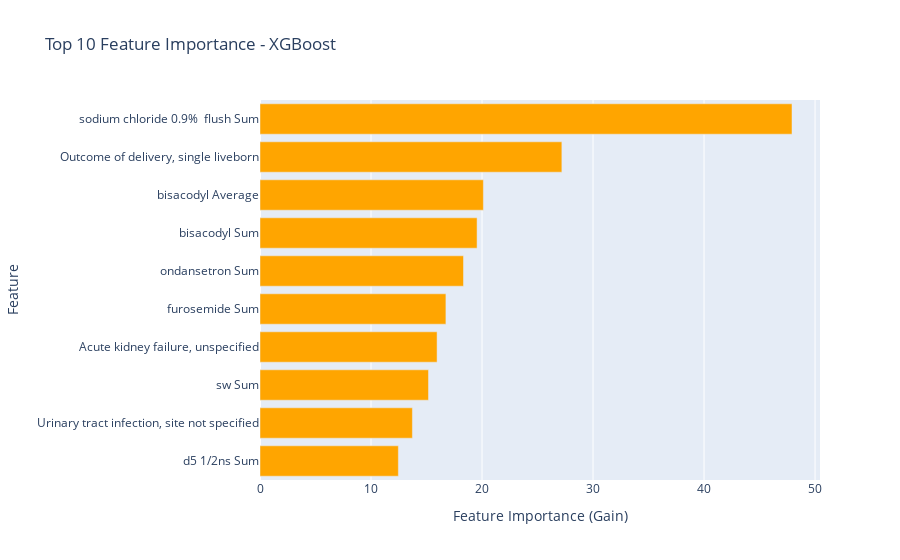

This figure's notebook cell:
### Code cell
import plotly.express as px

# Create the horizontal bar plot
fig = px.bar(
    xgb_importance_df,
    x='Gain',
    y='Feature',
    orientation='h',
    labels={'Gain': 'Feature Importance (Gain)', 'Feature': 'Feature'},
    title='Top 10 Feature Importance - XGBoost',
    color_discrete_sequence=['orange']
)

# Invert y-axis to match Matplotlib's `invert_yaxis()`
fig.update_layout(yaxis=dict(autorange="reversed"))

# Show the figure
fig.show()

### Figure 1 — Plotly figure (JSON) as saved in the notebook; plotly's stock layout.template omitted (floating-point values rounded to 4 significant figures)
{"data": [{"alignmentgroup": "True", "hovertemplate": "Feature Importance (Gain)=%{x}<br>Feature=%{y}<extra></extra>", "legendgroup": "", "marker": {"color": "orange", "pattern": {"shape": ""}}, "name": "", "offsetgroup": "", "orientation": "h", "showlegend": false, "textposition": "auto", "type": "bar", "x": [47.92, 27.19, 20.12, 19.55, 18.33, 16.75, 15.95, 15.18, 13.73, 12.46], "xaxis": "x", "y": ["sodium chloride 0.9%  flush Sum", "Outcome of delivery, single liveborn", "bisacodyl Average", "bisacodyl Sum", "ondansetron Sum", "furosemide Sum", "Acute kidney failure, unspecified", "sw Sum", "Urinary tract infection, site not specified", "d5 1/2ns Sum"], "yaxis": "y"}], "layout": {"barmode": "relative", "legend": {"tracegroupgap": 0}, "title": {"text": "Top 10 Feature Importance - XGBoost"}, "xaxis": {"anchor": "y", "domain": [0, 1], "title": {"text": "Feature Importance (Gain)"}}, "yaxis": {"anchor": "x", "autorange": "reversed", "domain": [0, 1], "title": {"text": "Feature"}}}}
